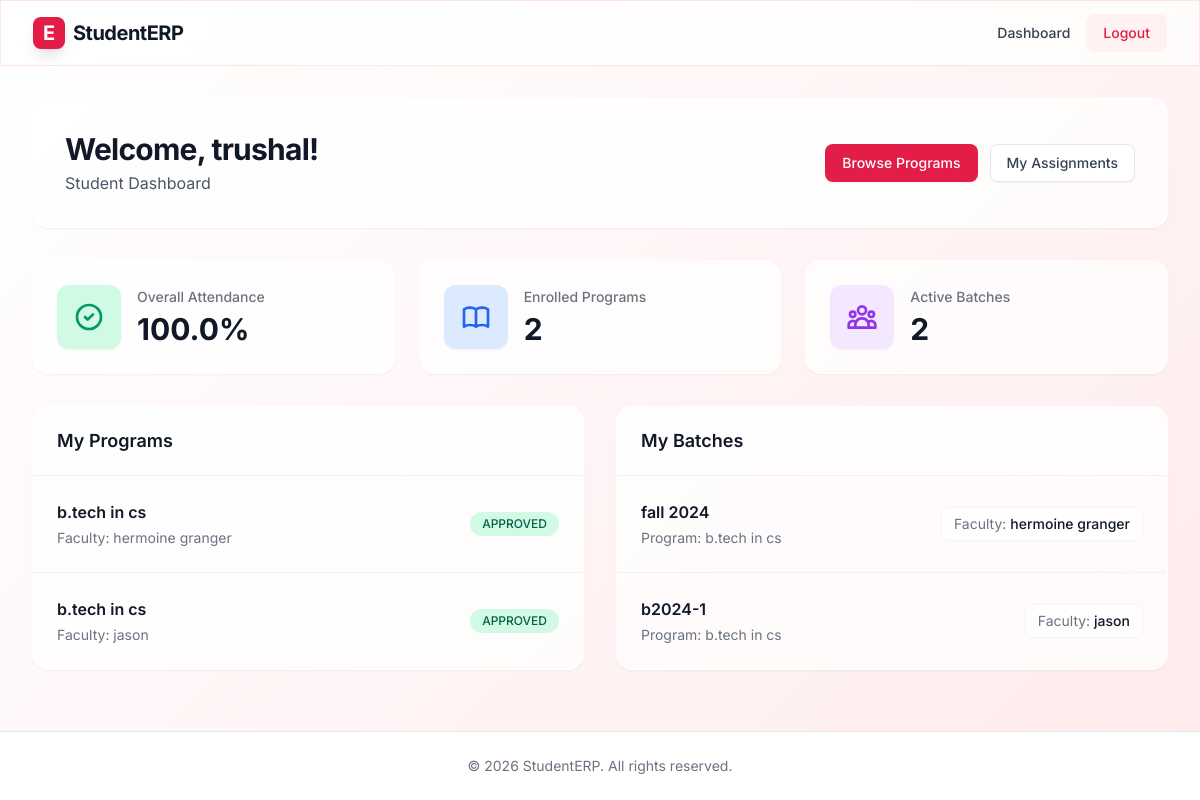
Screenshot of /student/dashboard/ (signed in) with the database file from the repository.
### core/models.py (models this page shows, shortened)
class User(AbstractUser):
    is_student = models.BooleanField('student status', default=False)
    is_faculty = models.BooleanField('faculty status', default=False)
    is_administrator = models.BooleanField('administrator status', default=False)
    mobile = models.CharField(max_length=20, blank=True, null=True)
    fullname = models.CharField(max_length=255, blank=True, null=True)

class Enrollment(models.Model):
    STATUS_CHOICES = (
        ('PENDING', 'Pending'),
        ('APPROVED', 'Approved'),
        ('REJECTED', 'Rejected'),
    )
    student = models.ForeignKey(User, on_delete=models.CASCADE, limit_choices_to={'is_student': True})
    program = models.ForeignKey(Program, on_delete=models.CASCADE)
    status = models.CharField(max_length=20, choices=STATUS_CHOICES, default='PENDING')
    created_at = models.DateTimeField(auto_now_add=True)

class Program(models.Model):
    name = models.CharField(max_length=100)
    subject = models.CharField(max_length=100)
    faculty = models.ForeignKey(User, on_delete=models.CASCADE, limit_choices_to={'is_faculty': True})

class Batch(models.Model):
    name = models.CharField(max_length=100)
    program = models.ForeignKey(Program, on_delete=models.CASCADE)
    faculty = models.ForeignKey(User, on_delete=models.CASCADE, limit_choices_to={'is_faculty': True})
    students = models.ManyToManyField(User, limit_choices_to={'is_student': True}, related_name='batches', blank=True)

### student/views.py (the view)
# urls.py: path('dashboard/', views.student_dashboard, name='student_dashboard'),
@login_required
def student_dashboard(request):
    if not request.user.is_student:
        return redirect('login')
    profile, created = StudentProfile.objects.get_or_create(user=request.user)
    enrollments = Enrollment.objects.filter(student=request.user)
    batches = Batch.objects.filter(students=request.user)
    total_classes = Attendance.objects.filter(batch__in=batches, student=request.user).count()
    attended_classes = Attendance.objects.filter(batch__in=batches, student=request.user, is_present=True).count()
    attendance_percentage = (attended_classes / total_classes * 100) if total_classes > 0 else 0
    context = {
        'student': request.user,
        'profile': profile,
        'enrollments': enrollments,
        'batches': batches,
        'attendance_percentage': round(attendance_percentage, 2)
    }
    return render(request, 'student/dashboard.html', context)

### student/templates/student/dashboard.html (shortened to what this page needs)
{% extends 'core/base.html' %}
{% block content %}
<div class="max-w-7xl mx-auto px-4 sm:px-6 lg:px-8 py-8 w-full animate-fade-in">
    <div class="glass p-8 rounded-2xl shadow-sm border border-white/50 mb-8 flex flex-col sm:flex-row justify-between items-start sm:items-center gap-4">
        <div>
            <h1 class="text-3xl font-bold text-gray-900 tracking-tight">Welcome, {{ student.fullname }}!</h1>
            <p class="text-gray-600 mt-1">Student Dashboard</p>
        </div>
        <div class="flex gap-3">
            <a href="{% url 'student_programs' %}" class="inline-flex items-center px-4 py-2 border border-transparent text-sm font-medium rounded-lg text-white bg-redlight-600 hover:bg-redlight-500 shadow-sm transition-colors">
                Browse Programs
            </a>
            <a href="{% url 'student_assignments' %}" class="inline-flex items-center px-4 py-2 border border-gray-200 text-sm font-medium rounded-lg text-gray-700 bg-white hover:bg-gray-50 hover:text-redlight-600 transition-colors shadow-sm">
                My Assignments
            </a>
        </div>
    </div>
    <div class="grid grid-cols-1 md:grid-cols-3 gap-6 mb-8">
        <div class="glass p-6 rounded-2xl shadow-sm border border-white/50 flex items-center hover:-translate-y-1 transition-transform">
            <div class="p-4 rounded-xl {% if attendance_percentage >= 75 %}bg-emerald-100 text-emerald-600{% elif attendance_percentage >= 50 %}bg-yellow-100 text-yellow-600{% else %}bg-red-100 text-red-600{% endif %} mr-4 shadow-sm">
                <svg class="w-8 h-8" fill="none" stroke="currentColor" viewBox="0 0 24 24" xmlns="http://www.w3.org/2000/svg"><path stroke-linecap="round" stroke-linejoin="round" stroke-width="2" d="M9 12l2 2 4-4m6 2a9 9 0 11-18 0 9 9 0 0118 0z"></path></svg>
            </div>
            <div>
                <p class="text-sm font-medium text-gray-500 mb-1">Overall Attendance</p>
                <h3 class="text-3xl font-bold text-gray-900">{{ attendance_percentage }}%</h3>
            </div>
        </div>
        <div class="glass p-6 rounded-2xl shadow-sm border border-white/50 flex items-center hover:-translate-y-1 transition-transform">
            <div class="p-4 rounded-xl bg-blue-100 text-blue-600 mr-4 shadow-sm">
            </div>
            <div>
                <p class="text-sm font-medium text-gray-500 mb-1">Enrolled Programs</p>
                <h3 class="text-3xl font-bold text-gray-900">{{ enrollments|length }}</h3>
            </div>
        </div>
        <div class="glass p-6 rounded-2xl shadow-sm border border-white/50 flex items-center hover:-translate-y-1 transition-transform">
            <div class="p-4 rounded-xl bg-purple-100 text-purple-600 mr-4 shadow-sm">
            </div>
            <div>
                <p class="text-sm font-medium text-gray-500 mb-1">Active Batches</p>
                <h3 class="text-3xl font-bold text-gray-900">{{ batches|length }}</h3>
            </div>
        </div>
    </div>
    <div class="grid grid-cols-1 lg:grid-cols-2 gap-8">
        <div class="glass rounded-2xl shadow-sm border border-white/50 overflow-hidden flex flex-col">
            <div class="px-6 py-5 border-b border-gray-200/50 bg-white/40">
                <h2 class="text-lg font-semibold text-gray-900">My Programs</h2>
            </div>
            <div class="p-0 flex-grow">
                {% if enrollments %}
                <ul class="divide-y divide-gray-200/50">
                    {% for enrollment in enrollments %}
                    <li class="p-6 hover:bg-white/40 transition-colors">
                        <div class="flex items-center justify-between">
                            <div>
                                <h4 class="text-base font-semibold text-gray-900">{{ enrollment.program.name }}</h4>
                                <p class="text-sm text-gray-500 mt-1">Faculty: {{ enrollment.program.faculty.fullname }}</p>
                            </div>
                            <span class="inline-flex items-center px-3 py-1 rounded-full text-xs font-medium
                                {% if enrollment.status == 'APPROVED' %}bg-emerald-100 text-emerald-800
                                {% elif enrollment.status == 'PENDING' %}bg-yellow-100 text-yellow-800
                                {% else %}bg-red-100 text-red-800{% endif %}">
                                {{ enrollment.status }}
                            </span>
                        </div>
                    </li>
                    {% endfor %}
                </ul>
                {% else %}
                <div class="p-8 text-center text-gray-500">
                    You have not enrolled in any programs yet.
                </div>
                {% endif %}
            </div>
        </div>
        <div class="glass rounded-2xl shadow-sm border border-white/50 overflow-hidden flex flex-col">
            <div class="px-6 py-5 border-b border-gray-200/50 bg-white/40">
                <h2 class="text-lg font-semibold text-gray-900">My Batches</h2>
            </div>
            <div class="p-0 flex-grow">
                {% if batches %}
                <ul class="divide-y divide-gray-200/50">
                    {% for batch in batches %}
                    <li class="p-6 hover:bg-white/40 transition-colors">
                        <div class="flex flex-col sm:flex-row sm:items-center justify-between gap-4">
                            <div>
                                <h4 class="text-base font-semibold text-gray-900">{{ batch.name }}</h4>
                                <p class="text-sm text-gray-500 mt-1">Program: {{ batch.program.name }}</p>
                            </div>
                            <div class="text-sm text-gray-500 bg-white/60 px-3 py-1.5 rounded-lg border border-gray-100">
                                Faculty: <span class="font-medium text-gray-900">{{ batch.faculty.fullname }}</span>
                            </div>
                        </div>
                    </li>
                    {% endfor %}
                </ul>
                {% else %}
                <div class="p-8 text-center text-gray-500">
                    You have not been assigned to any batches yet.
                </div>
                {% endif %}
            </div>
        </div>
    </div>
</div>
{% endblock %}

### core/templates/core/base.html (shortened to what this page needs)
<!DOCTYPE html>
<html lang="en">
<head>
    <script src="https://cdn.tailwindcss.com"></script>
</head>
<body class="animated-bg animate-gradient-x min-h-screen text-gray-800 font-sans antialiased flex flex-col">
    <nav class="glass sticky top-0 z-50 border-b border-redlight-100">
        <div class="max-w-7xl mx-auto px-4 sm:px-6 lg:px-8">
            <div class="flex justify-between h-16">
                <div class="flex items-center">
                    <a href="/" class="flex-shrink-0 flex items-center gap-2">
                        <div class="w-8 h-8 bg-redlight-600 rounded-lg flex items-center justify-center text-white font-bold text-xl shadow-lg">
                            E
                        </div>
                        <span class="font-bold text-xl tracking-tight text-gray-900">StudentERP</span>
                    </a>
                </div>
                <div class="flex items-center gap-4">
                    {% if user.is_authenticated %}
                        {% if user.is_student %}
                            <a href="{% url 'student_dashboard' %}" class="text-sm font-medium text-gray-700 hover:text-redlight-600 transition-colors">Dashboard</a>
                        {% elif user.is_faculty %}
                            <a href="{% url 'faculty_dashboard' %}" class="text-sm font-medium text-gray-700 hover:text-redlight-600 transition-colors">Dashboard</a>
                        {% elif user.is_administrator or user.is_superuser %}
                            <a href="/admin/" class="text-sm font-medium text-gray-700 hover:text-redlight-600 transition-colors">Admin Dashboard</a>
                        {% endif %}
                        <a href="{% url 'logout' %}" class="inline-flex items-center justify-center px-4 py-2 border border-transparent text-sm font-medium rounded-lg text-redlight-600 bg-redlight-50 hover:bg-redlight-100 transition-colors">
                            Logout
                        </a>
                    {% endif %}
                </div>
            </div>
        </div>
    </nav>
    <main class="flex-grow flex flex-col">
        {% block content %}
        {% endblock %}
    </main>
    <footer class="bg-white border-t border-gray-200 mt-auto">
        <div class="max-w-7xl mx-auto py-6 px-4 sm:px-6 lg:px-8">
            <p class="text-center text-sm text-gray-500">
                &copy; {% now "Y" %} StudentERP. All rights reserved.
            </p>
        </div>
    </footer>
</body>
</html>

### core/templates/core/base.html (style rules this page uses)
.animated-bg { background: linear-gradient(-45deg, #ffffff, #fff1f2, #ffe4e6, #ffffff); background-size: 400% 400%; }
.glass { background: rgba(255, 255, 255, 0.7); backdrop-filter: blur(10px); -webkit-backdrop-filter: blur(10px); border: 1px solid rgba(255, 255, 255, 0.18); }

### rows the page displays
User: fullname "trushal"
Enrollment: program.name "b.tech in cs", program.faculty.fullname "hermoine granger", status "APPROVED"
Enrollment: program.name "b.tech in cs", program.faculty.fullname "jason", status "APPROVED"
Batch: name "fall 2024", program.name "b.tech in cs", faculty.fullname "hermoine granger"
Batch: name "b2024-1", program.name "b.tech in cs", faculty.fullname "jason"

### other values shown
{{ attendance_percentage }} "100.0"
{{ enrollments|length }} "2"
{{ batches|length }} "2"
